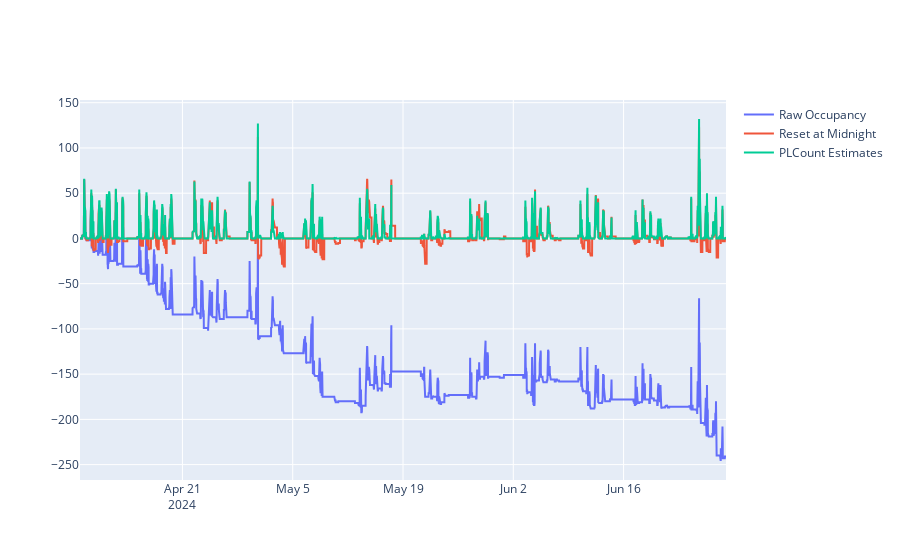

Notebook code cell kept with this figure:
### Markdown cell above
## 2. Plot differences

### Code cell
# raw_data
occupancy_counts_raw = handler.calc_occupancy_count(data_filterd_room, "datetime", frequency)
fig = go.Figure()

fig.add_trace(
    go.Scatter(
        x=occupancy_counts_raw["datetime"], 
        y=occupancy_counts_raw["CC"],
        mode="lines",
        name="Raw Occupancy"))


pl_count_data = pd.concat(listy).drop_duplicates(subset="datetime")
fig.add_trace(
    go.Scatter(
        x=pl_count_data["datetime"], 
        y=pl_count_data["CC"],
        mode="lines",
        name="Reset at Midnight"))

fig.add_trace(
    go.Scatter(
        x=pl_count_data["datetime"], 
        y=pl_count_data["CC_estimates"],
        mode="lines",
        name="PLCount Estimates"))

fig.show()

### Figure 1 — Plotly figure (JSON) as saved in the notebook; plotly's stock layout.template omitted (floating-point values rounded to 4 significant figures; data arrays with more than 128 entries replaced by an {"elided": "..."} marker saying what was removed)
{"data": [{"mode": "lines", "name": "Raw Occupancy", "type": "scatter", "x": {"elided": "7873 str values"}, "y": {"elided": "7873 int values"}}, {"mode": "lines", "name": "Reset at Midnight", "type": "scatter", "x": {"elided": "7873 str values"}, "y": {"elided": "7873 int values"}}, {"mode": "lines", "name": "PLCount Estimates", "type": "scatter", "x": {"elided": "7873 str values"}, "y": {"elided": "7873 int values"}}], "layout": {}}
